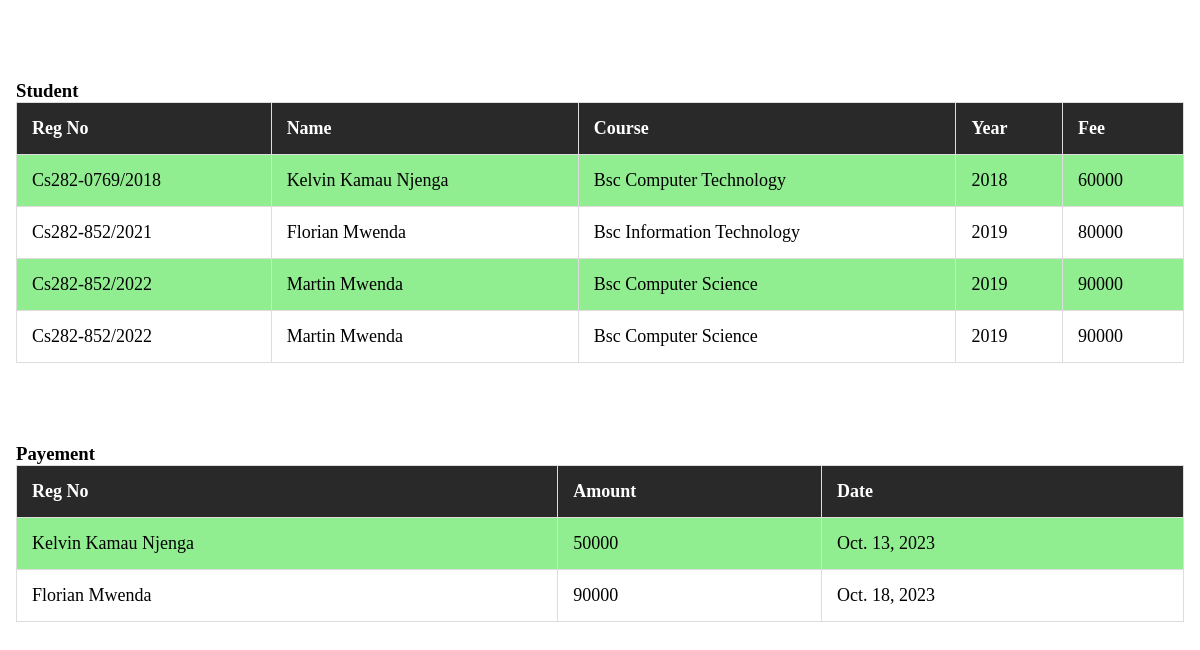
The page / on the database its author committed.
### student/models.py (models this page shows, shortened)
class Student(models.Model):
    reg_no = models.CharField(max_length = 100)
    name = models.CharField(max_length = 100)
    course = models.CharField(max_length = 50)
    year  =  models.IntegerField()
    fee = models.IntegerField()
    time = models.DateField()
    def __str__(self):
        return self.name

class Pay(models.Model):
    student = models.ForeignKey(Student, on_delete=models.DO_NOTHING)
    amount = models.IntegerField()
    time  = models.DateField()

### student/views.py (the view)
# urls.py: path("",HomePageView.as_view(), name="home"),
class HomePageView(ListView):
    model = Home
    extra_context = {
        'students' : Student.objects.all(),
        'pays' : Pay.objects.all()
    }
    template_name = 'index.html'

### student/templates/index.html (shortened to what this page needs)
{% load static %}
<!DOCTYPE html>
<html lang="en">
<head>
    <link rel="stylesheet" href="{% static 'style.css' %}">
</head>
<body>
   <div class="box-wrap" style="padding: 0px 16px;">
    <div class="table-wrap" style="max-width: 1200px;
    margin: 80px auto;
    overflow-x: auto;">
        <table style="border: 1px solid #ddd;border-collapse: collapse;
        width: 100%;">
            <h3>Student</h3>
           <thead>
            <tr>
                <th style="border: 1px solid #ddd; text-align: left;
                font-size: 18px;padding: 15px;
  white-space: nowrap;
                text-transform: capitalize;background: #000000d6;
   color: #fff;">Reg No </th>
                <th style="border: 1px solid #ddd; text-align: left;
                font-size: 18px;padding: 15px;
  white-space: nowrap;
                text-transform: capitalize;background: #000000d6;
   color: #fff;">Name </th>
                <th style="border: 1px solid #ddd; text-align: left;
                font-size: 18px;background: #000000d6;
   color: #fff;padding: 15px;
  white-space: nowrap;
                text-transform: capitalize;">Course </th>
                <th style="border: 1px solid #ddd; text-align: left;
                font-size: 18px;background: #000000d6;
   color: #fff;padding: 15px;
  white-space: nowrap;
                text-transform: capitalize;">Year </th>
                <th style="border: 1px solid #ddd; text-align: left;
                font-size: 18px;background: #000000d6;
   color: #fff;padding: 15px;
  white-space: nowrap;
                text-transform: capitalize;">Fee</th>
             </tr>
           </thead>
           <tbody >
            {% for student in students %}
            <tr style=":nth-child(odd){
                tr:nth-child(-n+3);
                background: #69b2ebcc;
                color: #000;
                font-weight: 500;
              }">
               <td style="border: 1px solid #ddd;text-align: left;
               font-size: 18px;padding: 15px;
  white-space: nowrap;
               text-transform: capitalize;">{{student.reg_no}}</td>
               <td style="border: 1px solid #ddd;text-align: left;
               font-size: 18px;padding: 15px;
  white-space: nowrap;
               text-transform: capitalize;">{{student.name}}</td>
               <td style="border: 1px solid #ddd;text-align: left;
               font-size: 18px;padding: 15px;
  white-space: nowrap;
               text-transform: capitalize;">{{student.course}}</td>
               <td style="border: 1px solid #ddd;text-align: left;
               font-size: 18px;padding: 15px;
  white-space: nowrap;
               text-transform: capitalize;">{{student.year}}</td>
               <td style="border: 1px solid #ddd;text-align: left;
               font-size: 18px;padding: 15px;
  white-space: nowrap;
               text-transform: capitalize;">{{student.fee}}</td>
            </tr>
            {% endfor %}
           </tbody>
       </table>
    </div>
   </div>
   <div class="box-wrap" style="padding: 0px 16px;">
    <div class="table-wrap" style="max-width: 1200px;
    margin: 80px auto;
    overflow-x: auto;">
        <table style="border: 1px solid #ddd;border-collapse: collapse;
        width: 100%;">
            <h3>Payement</h3>
           <thead>
            <tr>
                <th style="border: 1px solid #ddd; text-align: left;
                font-size: 18px;padding: 15px;
  white-space: nowrap;
                text-transform: capitalize;background: #000000d6;
   color: #fff;">Reg No </th>
                <th style="border: 1px solid #ddd; text-align: left;
                font-size: 18px;padding: 15px;
  white-space: nowrap;
                text-transform: capitalize;background: #000000d6;
   color: #fff;">Amount </th>
                <th style="border: 1px solid #ddd; text-align: left;
                font-size: 18px;background: #000000d6;
   color: #fff;padding: 15px;
  white-space: nowrap;
                text-transform: capitalize;">Date</th>
             </tr>
           </thead>
           <tbody >
            {% for pay in pays %}
            <tr style=":nth-child(odd){
                tr:nth-child(-n+3);
                background: #69b2ebcc;
                color: #000;
                font-weight: 500;
              }">
               <td style="border: 1px solid #ddd;text-align: left;
               font-size: 18px;padding: 15px;
  white-space: nowrap;
               text-transform: capitalize;">{{pay.student}}</td>
               <td style="border: 1px solid #ddd;text-align: left;
               font-size: 18px;padding: 15px;
  white-space: nowrap;
               text-transform: capitalize;">{{pay.amount}}</td>
               <td style="border: 1px solid #ddd;text-align: left;
               font-size: 18px;padding: 15px;
  white-space: nowrap;
               text-transform: capitalize;">{{pay.time}}</td>
            </tr>
            {% endfor %}
           </tbody>
       </table>
    </div>
   </div>
</body>
</html>

### student/static/style.css (style rules this page uses)
* { margin: 0; padding: 0; }
.table-wrap { max-width: 800px; margin: 80px auto; overflow-x: auto; }
table, td, th { border: 1px solid #ddd; text-align: left; font-size: 18px; text-transform: capitalize; }
th { background: #000000d6; color: #fff; }
table { border-collapse: collapse; width: 100%; }
th, td { padding: 15px; white-space: nowrap; }
table tbody tr:nth-child(odd) { background: lightgreen; color: #000; font-weight: 500; }
.box-wrap { padding: 0px 16px; }

### rows shown on the page
Student: reg_no "Cs282-0769/2018", name "Kelvin Kamau Njenga", course "Bsc Computer Technology", year "2018", fee "60000"
Student: reg_no "Cs282-852/2021", name "Florian Mwenda", course "Bsc Information Technology", year "2019", fee "80000"
Student: reg_no "Cs282-852/2022", name "Martin Mwenda", course "Bsc Computer Science", year "2019", fee "90000"
Student: reg_no "Cs282-852/2022", name "Martin Mwenda", course "Bsc Computer Science", year "2019", fee "90000"
Pay: student "Kelvin Kamau Njenga", amount "50000", time "Oct. 13, 2023"
Pay: student "Florian Mwenda", amount "90000", time "Oct. 18, 2023"
